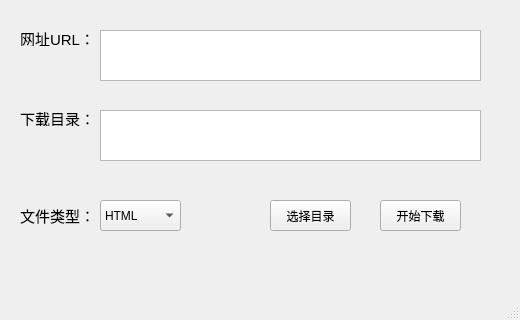
<?xml version="1.0" encoding="UTF-8"?>
<ui version="4.0">
 <class>MainWindow</class>
 <widget class="QMainWindow" name="MainWindow">
  <property name="sizePolicy">
   <sizepolicy hsizetype="Fixed" vsizetype="Fixed">
    <horstretch>0</horstretch>
    <verstretch>0</verstretch>
   </sizepolicy>
  </property>
  <property name="minimumSize">
   <size>
    <width>520</width>
    <height>320</height>
   </size>
  </property>
  <property name="maximumSize">
   <size>
    <width>520</width>
    <height>320</height>
   </size>
  </property>
  <property name="windowTitle">
   <string>WebDownload</string>
  </property>
  <widget class="QWidget" name="centralwidget">
   <widget class="QTextEdit" name="urlTextEdit">
    <property name="geometry">
     <rect>
      <x>100</x>
      <y>30</y>
      <width>381</width>
      <height>51</height>
     </rect>
    </property>
   </widget>
   <widget class="QTextEdit" name="dirTextEdit">
    <property name="geometry">
     <rect>
      <x>100</x>
      <y>110</y>
      <width>381</width>
      <height>51</height>
     </rect>
    </property>
   </widget>
   <widget class="QLabel" name="label">
    <property name="geometry">
     <rect>
      <x>20</x>
      <y>30</y>
      <width>71</width>
      <height>16</height>
     </rect>
    </property>
    <property name="font">
     <font>
      <pointsize>11</pointsize>
     </font>
    </property>
    <property name="text">
     <string>网址URL：</string>
    </property>
   </widget>
   <widget class="QLabel" name="label_2">
    <property name="geometry">
     <rect>
      <x>20</x>
      <y>110</y>
      <width>71</width>
      <height>16</height>
     </rect>
    </property>
    <property name="font">
     <font>
      <pointsize>11</pointsize>
     </font>
    </property>
    <property name="text">
     <string>下载目录：</string>
    </property>
   </widget>
   <widget class="QPushButton" name="chooseDirPushButton">
    <property name="geometry">
     <rect>
      <x>270</x>
      <y>200</y>
      <width>81</width>
      <height>31</height>
     </rect>
    </property>
    <property name="text">
     <string>选择目录</string>
    </property>
   </widget>
   <widget class="QPushButton" name="startPushButton">
    <property name="geometry">
     <rect>
      <x>380</x>
      <y>200</y>
      <width>81</width>
      <height>31</height>
     </rect>
    </property>
    <property name="text">
     <string>开始下载</string>
    </property>
   </widget>
   <widget class="QComboBox" name="fileTypeComboBox">
    <property name="geometry">
     <rect>
      <x>100</x>
      <y>200</y>
      <width>81</width>
      <height>31</height>
     </rect>
    </property>
    <property name="currentText">
     <string>HTML</string>
    </property>
    <item>
     <property name="text">
      <string>HTML</string>
     </property>
    </item>
    <item>
     <property name="text">
      <string>文本</string>
     </property>
    </item>
    <item>
     <property name="text">
      <string>图像</string>
     </property>
    </item>
   </widget>
   <widget class="QLabel" name="label_3">
    <property name="geometry">
     <rect>
      <x>20</x>
      <y>200</y>
      <width>81</width>
      <height>31</height>
     </rect>
    </property>
    <property name="font">
     <font>
      <family>Adobe Arabic</family>
      <pointsize>11</pointsize>
     </font>
    </property>
    <property name="text">
     <string>文件类型：</string>
    </property>
   </widget>
  </widget>
  <widget class="QMenuBar" name="menubar">
   <property name="geometry">
    <rect>
     <x>0</x>
     <y>0</y>
     <width>520</width>
     <height>30</height>
    </rect>
   </property>
  </widget>
  <widget class="QStatusBar" name="statusbar"/>
 </widget>
 <resources/>
 <connections/>
</ui>
